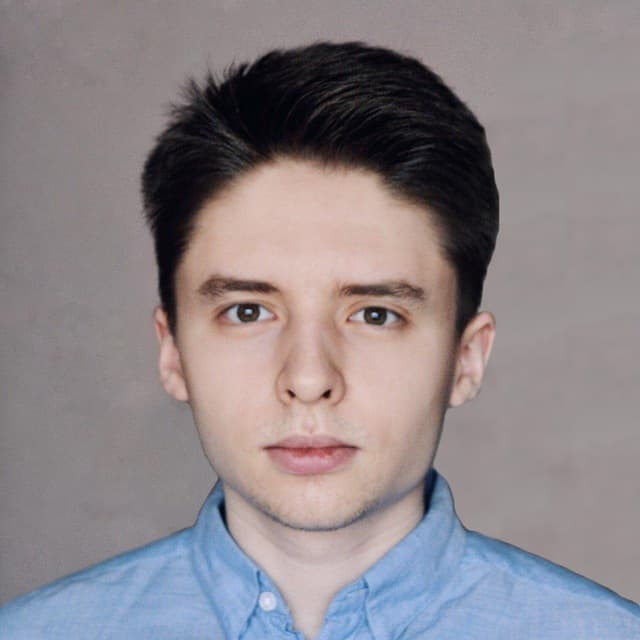
#> input picture pic.jpg, 640 x 640 px
$ jupyter execute 'SVD for image compression.ipynb'
#> lines starting #> are read from the running program, lines starting #| are printed output that depends on the picture
# SVD for Image Compression

[cell 1]
import numpy as np
from numpy.linalg import svd

from skimage.io import imread
import matplotlib.pyplot as plt

# Black and white image

[cell 2]
# Import the image
pic_dat = imread('pic.jpg', as_gray=True)
#> pic_dat: shape (640, 640) float64; min 0.000565, max 0.904, mean 0.529

# Image size
x, y = pic_dat.shape
#> x = 640; y = 640

plt.imshow(pic_dat, cmap="gray")
plt.axis('off')
plt.show()

[cell 3]
# SVD decomposition
U, s, V = svd(pic_dat, full_matrices=False)
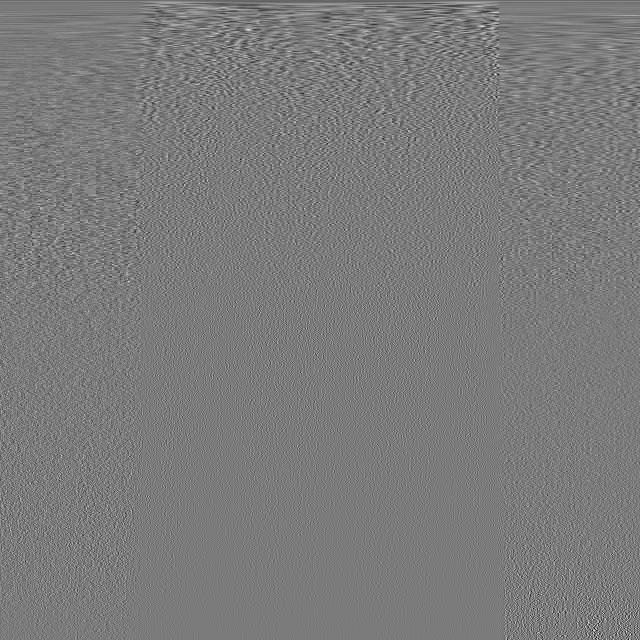
#> V: shape (640, 640) float64; min -0.273, max 0.289, mean -5.98e-05; drawn with min black and max white
#> s = 640 values, max 345.7 at index 0, min 3.48e-05 at index 639, mean 1.19

print('Total singular values: {}.'.format(len(s)))
#| Total singular values: 640.

[cell 4]
for r in 2, 5, 10, 25, 50:
    # r is the number of singular values used

    # Restoring the image
    pic_reduce = U[:, :r] @ np.diag(s[:r]) @ V[:r, :]

    plt.imshow(pic_reduce, cmap="gray")
    plt.axis('off')
    plt.title('r = ' + str(r) +
              ', Memory space {:.2%}'.format((x + y + 1) * r / (x * y)))
    plt.show()

[cell 5]
fig, ax = plt.subplots()

ax.semilogy(s)
ax.grid()
plt.title('Singular Values')
ax.set_xlabel('Number of singular value')
ax.set_ylabel('singular value')

plt.show()
#> figure, not shown here; curve peaks at x = 0, y = 345.7

[cell 6]
fig, ax = plt.subplots()

ax.plot(np.cumsum(s) / np.sum(s))
ax.grid()
plt.title('Share of information saved')
ax.set_xlabel('r')

plt.show()
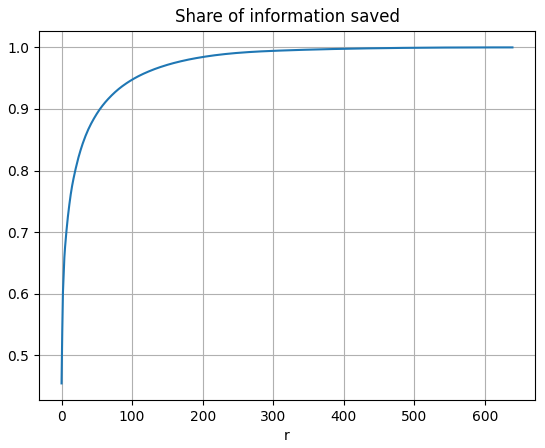
#> figure drawn by matplotlib, 1 panel; curve peaks at x = 639, y = 1

# Color image

[cell 7]
# Import the image
pic_rgb = imread('pic.jpg')

plt.imshow(pic_rgb)
plt.axis('off')
plt.show()

[cell 8]
# Split the picture into Red, Green and Blue
pic_r = pic_rgb[:, :, 0]
pic_g = pic_rgb[:, :, 1]
pic_b = pic_rgb[:, :, 2]

# Picture the data obtained
fig, axes = plt.subplots(1, 3)

axes[0].imshow(pic_r, cmap="Reds_r")
axes[0].axis('off')
axes[0].set_title('Red')

axes[1].imshow(pic_g, cmap="Greens_r")
axes[1].axis('off')
axes[1].set_title('Green')

axes[2].imshow(pic_b, cmap="Blues_r")
axes[2].axis('off')
axes[2].set_title('Blue')

fig.set_figwidth(12)
fig.set_figheight(6)

plt.show()

[cell 9]
# SVD decomposition for Red, Green and Blue
U_r, s_r, VT_r = svd(pic_r, full_matrices=False)
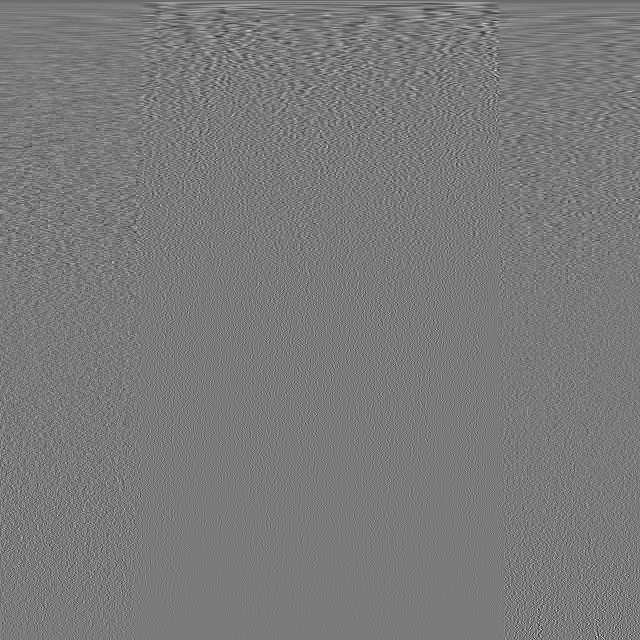
#> VT_r: shape (640, 640) float64; min -0.294, max 0.317, mean -5.9e-05; drawn with min black and max white
#> s_r = 640 values, max 92101.6 at index 0, min 0.00427 at index 639, mean 325.8
U_g, s_g, VT_g = svd(pic_g, full_matrices=False)
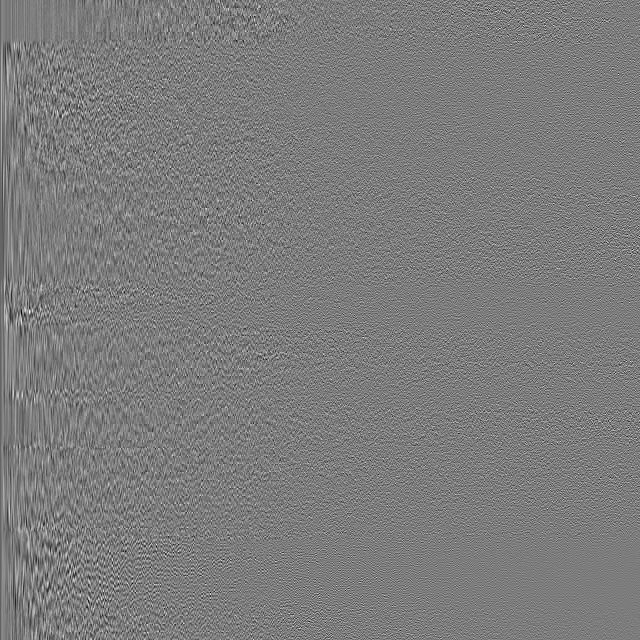
#> U_g: shape (640, 640) float64; min -0.227, max 0.237, mean -5.54e-05; drawn with min black and max white
#> s_g = 640 values, max 86938.1 at index 0, min 0.00352 at index 639, mean 299.9
U_b, s_b, VT_b = svd(pic_b, full_matrices=False)
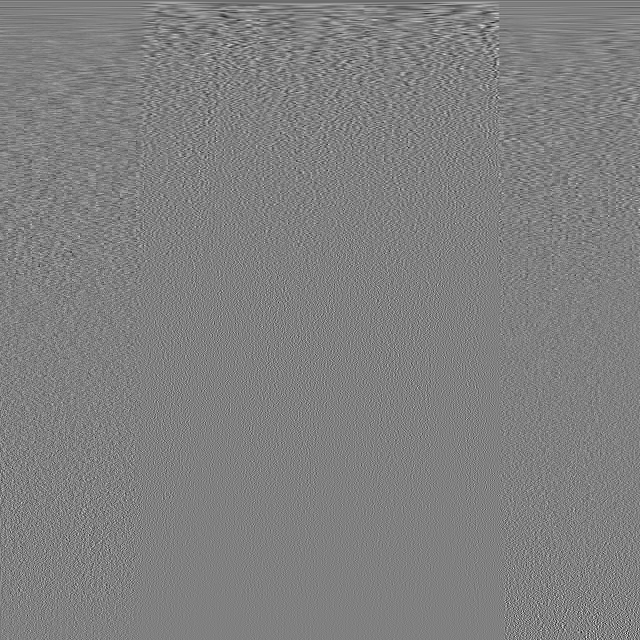
#> VT_b: shape (640, 640) float64; min -0.29, max 0.285, mean -5.84e-05; drawn with min black and max white
#> s_b = 640 values, max 90211.7 at index 0, min 0.000847 at index 639, mean 304.3

[cell 10]
for r in 2, 5, 10, 25, 50:
    # r is the number of singular values used

    # Restoring the image
    pic_reduce_r = U_r[:, :r] @ np.diag(s_r[:r]) @ VT_r[:r, :]
    pic_reduce_g = U_g[:, :r] @ np.diag(s_g[:r]) @ VT_g[:r, :]
    pic_reduce_b = U_b[:, :r] @ np.diag(s_b[:r]) @ VT_b[:r, :]

    fig, axes = plt.subplots(1, 4)

    axes[0].imshow(pic_reduce_r, cmap="Reds_r")
    axes[0].axis('off')
    axes[0].set_title('r = ' + str(r), rotation="vertical",
                      position=(-.1, .42), fontweight='bold')

    axes[1].imshow(pic_reduce_g, cmap="Greens_r")
    axes[1].axis('off')

    axes[2].imshow(pic_reduce_b, cmap="Blues_r")
    axes[2].axis('off')

    pic_reduce_rgb = np.stack(
        [pic_reduce_r, pic_reduce_g, pic_reduce_b], axis=2)
    # Crop values to the range [0, 255]
    pic_reduce_rgb[pic_reduce_rgb < 0.] = 0
    pic_reduce_rgb[pic_reduce_rgb > 255.] = 255

    axes[3].imshow(pic_reduce_rgb.astype('uint8'))
    axes[3].axis('off')

    fig.set_figwidth(12)
    fig.set_figheight(6)

    plt.show()
#> this loop made 5 passes
#> pass 1, `pic_reduce_b = U_b[:, :r] @ np.diag(s_b[:r]) @ VT_b[:r, :]`:
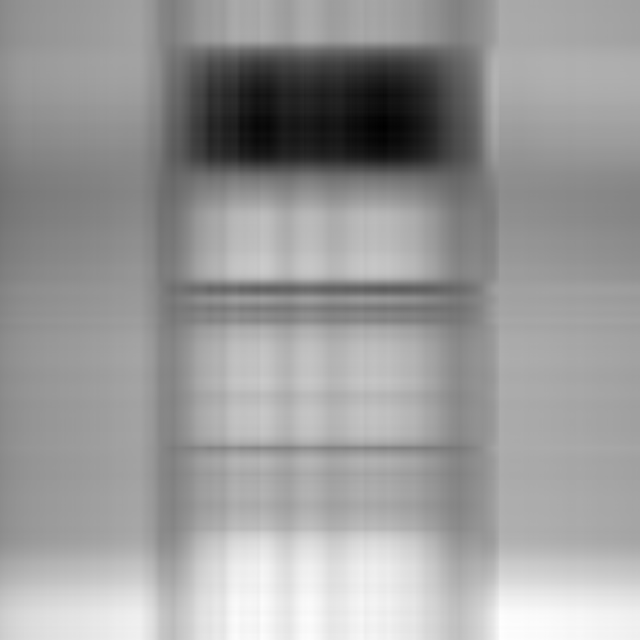
#> pic_reduce_b: shape (640, 640) float64; min -5, max 228.7, mean 137; drawn with min black and max white
#> pass 1, `plt.show()`:
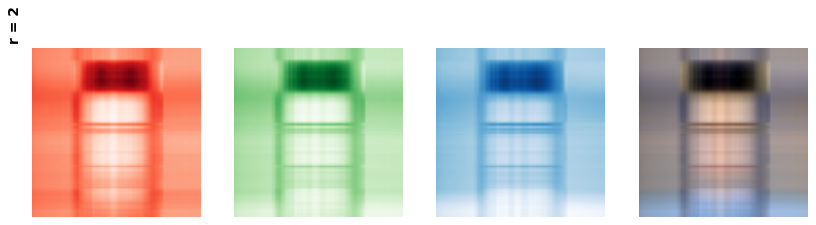
#> figure drawn by matplotlib, 4 panels

### Create GIF

[cell 11]
filenames = []
for r in np.arange(50, 0, -1):
    # r is the number of singular values used

    # Restoring the image
    pic_reduce_r = U_r[:, :r] @ np.diag(s_r[:r]) @ VT_r[:r, :]
    pic_reduce_g = U_g[:, :r] @ np.diag(s_g[:r]) @ VT_g[:r, :]
    pic_reduce_b = U_b[:, :r] @ np.diag(s_b[:r]) @ VT_b[:r, :]

    pic_reduce_rgb = np.stack(
        [pic_reduce_r, pic_reduce_g, pic_reduce_b], axis=2)
    # Crop values to the range [0, 255]
    pic_reduce_rgb[pic_reduce_rgb < 0.] = 0
    pic_reduce_rgb[pic_reduce_rgb > 255.] = 255

    plt.imshow(pic_reduce_rgb.astype('uint8'))
    plt.axis('off')
    plt.savefig(str(r) + '.png')

    name = f'{r}.png'
    filenames.append(name)

    # save frame
    plt.savefig(name)
    plt.close()
#> this loop made 50 passes
#> pass 1, `pic_reduce_g = U_g[:, :r] @ np.diag(s_g[:r]) @ VT_g[:r, :]`:
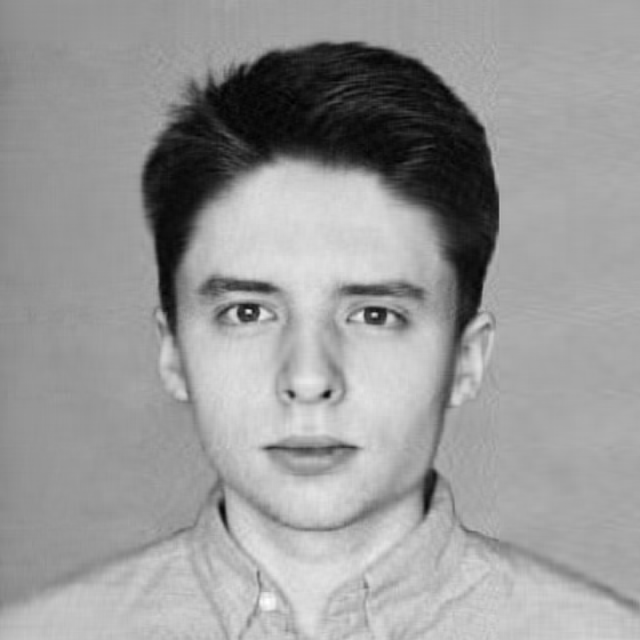
#> pic_reduce_g: shape (640, 640) float64; min -5.79, max 224.7, mean 132.9; drawn with min black and max white
#> after the loop:
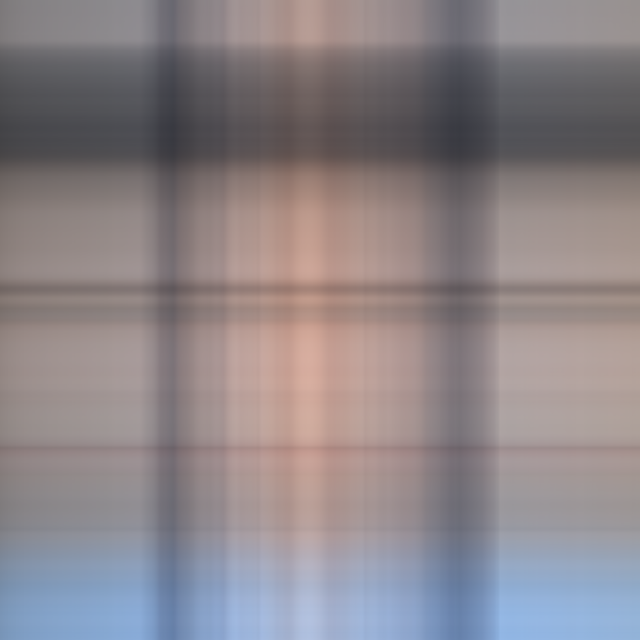
#> pic_reduce_rgb: shape (640, 640, 3) float64; mean R, G, B 140.5, 132.9, 137
#> after the loop, filenames = 50 items, first 6: '50.png', '49.png', '48.png', '47.png', '46.png', '45.png'

[cell 12]
import os
import imageio

# build gif
with imageio.get_writer('SVD.gif', mode='I') as writer:
    for name in filenames:
        image = imageio.imread(name)
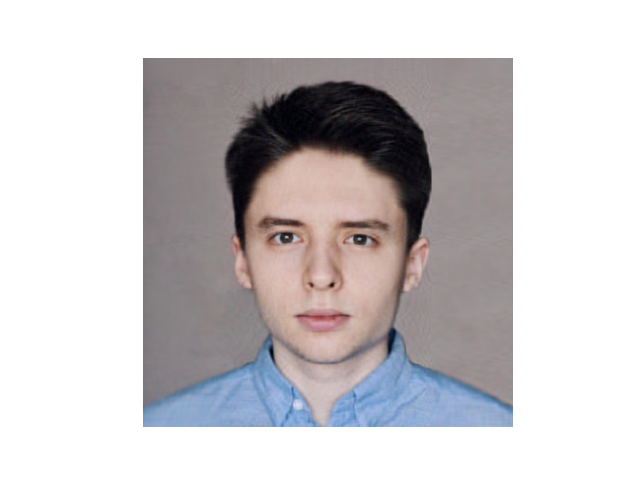
#> image: shape (480, 640, 4); mean R, G, B, A 203.7, 200.3, 202.1, 255
        writer.append_data(image)

# Remove files
for name in set(filenames):
    os.remove(name)
#> this loop made 50 passes
#> name on passes 1 to 12: '31.png', '9.png', '49.png', '25.png', '2.png', '14.png', '7.png', '13.png', '34.png', '43.png', '5.png', '20.png'
